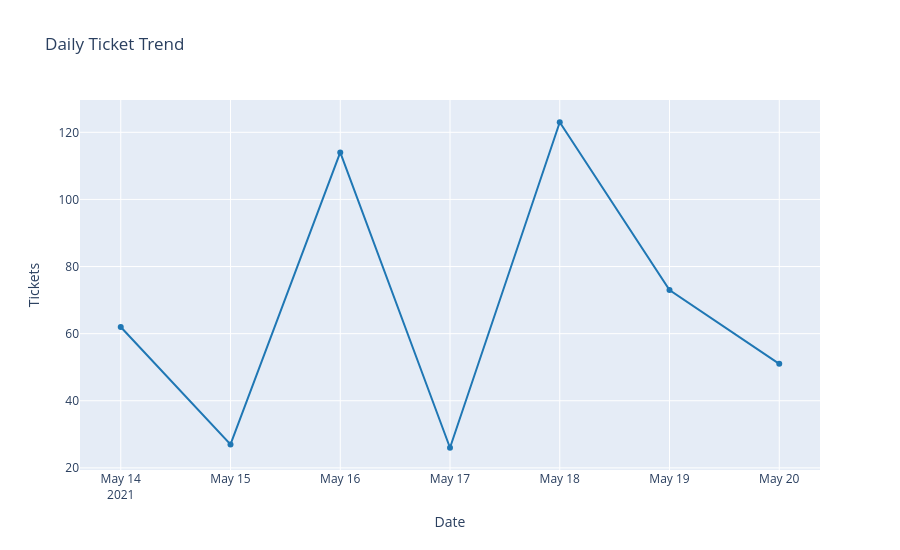

The notebook cell this image was saved under:
### Code cell
daily=(
    df.groupby(
        df["Created Time (Ticket)"].dt.date
    )
    .size()
    .reset_index(name="Tickets")
)

fig1=go.Figure()

fig1.add_trace(

    go.Scatter(

        x=daily["Created Time (Ticket)"],

        y=daily["Tickets"],

        mode="lines+markers",

        line=dict(
            color="#1f77b4",
            width=2
        ),

        marker=dict(size=6),

        hovertemplate=

        "<b>Date:</b> %{x}<br>"+

        "Tickets: %{y}<extra></extra>"

    )

)

fig1.update_layout(

    title="Daily Ticket Trend",

    xaxis_title="Date",

    yaxis_title="Tickets",

    hovermode="x unified",

    height=550

)

fig1.write_html(

    OUTPUT/"chart1_ticket_trend.html"

)

fig1.show()

### Figure 1 — Plotly figure (JSON) as saved in the notebook; plotly's stock layout.template omitted (floating-point values rounded to 4 significant figures)
{"data": [{"hovertemplate": "<b>Date:</b> %{x}<br>Tickets: %{y}<extra></extra>", "line": {"color": "#1f77b4", "width": 2}, "marker": {"size": 6}, "mode": "lines+markers", "type": "scatter", "x": ["2021-05-14", "2021-05-15", "2021-05-16", "2021-05-17", "2021-05-18", "2021-05-19", "2021-05-20"], "y": [62, 27, 114, 26, 123, 73, 51]}], "layout": {"height": 550, "hovermode": "x unified", "title": {"text": "Daily Ticket Trend"}, "xaxis": {"title": {"text": "Date"}}, "yaxis": {"title": {"text": "Tickets"}}}}
